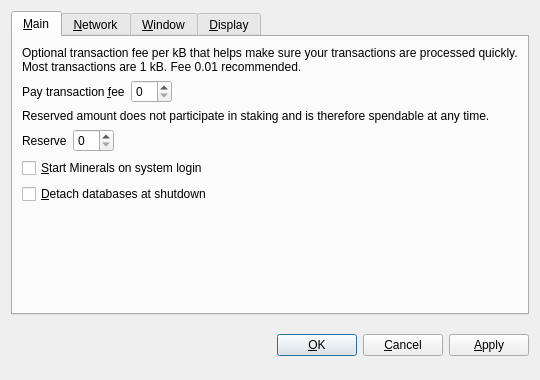
<?xml version="1.0" encoding="UTF-8"?>
<ui version="4.0">
 <class>OptionsDialog</class>
 <widget class="QDialog" name="OptionsDialog">
  <property name="geometry">
   <rect>
    <x>0</x>
    <y>0</y>
    <width>540</width>
    <height>380</height>
   </rect>
  </property>
  <property name="windowTitle">
   <string>Options</string>
  </property>
  <property name="modal">
   <bool>true</bool>
  </property>
  <layout class="QVBoxLayout" name="verticalLayout">
   <item>
    <widget class="QTabWidget" name="tabWidget">
     <property name="tabPosition">
      <enum>QTabWidget::North</enum>
     </property>
     <property name="currentIndex">
      <number>0</number>
     </property>
     <widget class="QWidget" name="tabMain">
      <attribute name="title">
       <string>&amp;Main</string>
      </attribute>
      <layout class="QVBoxLayout" name="verticalLayout_Main">
       <item>
        <widget class="QLabel" name="transactionFeeInfoLabel">
         <property name="text">
          <string>Optional transaction fee per kB that helps make sure your transactions are processed quickly. Most transactions are 1 kB. Fee 0.01 recommended.</string>
         </property>
         <property name="textFormat">
          <enum>Qt::PlainText</enum>
         </property>
         <property name="wordWrap">
          <bool>true</bool>
         </property>
        </widget>
       </item>
       <item>
        <layout class="QHBoxLayout" name="horizontalLayoutFee">
         <item>
          <widget class="QLabel" name="transactionFeeLabel">
           <property name="text">
            <string>Pay transaction &amp;fee</string>
           </property>
           <property name="textFormat">
            <enum>Qt::PlainText</enum>
           </property>
           <property name="buddy">
            <cstring>transactionFee</cstring>
           </property>
          </widget>
         </item>
         <item>
          <widget class="BitcoinAmountField" name="transactionFee"/>
         </item>
         <item>
          <spacer name="horizontalSpacerFee">
           <property name="orientation">
            <enum>Qt::Horizontal</enum>
           </property>
           <property name="sizeHint" stdset="0">
            <size>
             <width>40</width>
             <height>20</height>
            </size>
           </property>
          </spacer>
         </item>
        </layout>
       </item>
       <item>
        <widget class="QLabel" name="reserveBalanceInfoLabel">
         <property name="text">
          <string>Reserved amount does not participate in staking and is therefore spendable at any time.</string>
         </property>
         <property name="textFormat">
          <enum>Qt::PlainText</enum>
         </property>
         <property name="wordWrap">
          <bool>true</bool>
         </property>
        </widget>
       </item>
       <item>
        <layout class="QHBoxLayout" name="horizontalLayoutReserveBalance">
         <item>
          <widget class="QLabel" name="reserveBalanceLabel">
           <property name="text">
            <string>Reserve</string>
           </property>
           <property name="textFormat">
            <enum>Qt::PlainText</enum>
           </property>
           <property name="buddy">
            <cstring>reserveBalance</cstring>
           </property>
          </widget>
         </item>
         <item>
          <widget class="BitcoinAmountField" name="reserveBalance"/>
         </item>
         <item>
          <spacer name="horizontalSpacerReserveBalance">
           <property name="orientation">
            <enum>Qt::Horizontal</enum>
           </property>
           <property name="sizeHint" stdset="0">
            <size>
             <width>40</width>
             <height>20</height>
            </size>
           </property>
          </spacer>
         </item>
        </layout>
       </item>
       <item>
        <widget class="QCheckBox" name="bitcoinAtStartup">
         <property name="toolTip">
          <string>Automatically start Minerals after logging in to the system.</string>
         </property>
         <property name="text">
          <string>&amp;Start Minerals on system login</string>
         </property>
        </widget>
       </item>
       <item>
        <widget class="QCheckBox" name="detachDatabases">
         <property name="toolTip">
          <string>Detach block and address databases at shutdown. This means they can be moved to another data directory, but it slows down shutdown. The wallet is always detached.</string>
         </property>
         <property name="text">
          <string>&amp;Detach databases at shutdown</string>
         </property>
        </widget>
       </item>
       <item>
        <spacer name="verticalSpacer_Main">
         <property name="orientation">
          <enum>Qt::Vertical</enum>
         </property>
         <property name="sizeHint" stdset="0">
          <size>
           <width>20</width>
           <height>40</height>
          </size>
         </property>
        </spacer>
       </item>
      </layout>
     </widget>
     <widget class="QWidget" name="tabNetwork">
      <attribute name="title">
       <string>&amp;Network</string>
      </attribute>
      <layout class="QVBoxLayout" name="verticalLayout_Network">
       <item>
        <widget class="QCheckBox" name="mapPortUpnp">
         <property name="toolTip">
          <string>Automatically open the Minerals client port on the router. This only works when your router supports UPnP and it is enabled.</string>
         </property>
         <property name="text">
          <string>Map port using &amp;UPnP</string>
         </property>
        </widget>
       </item>
       <item>
        <widget class="QCheckBox" name="connectSocks">
         <property name="toolTip">
          <string>Connect to the Minerals network through a SOCKS proxy (e.g. when connecting through Tor).</string>
         </property>
         <property name="text">
          <string>&amp;Connect through SOCKS proxy:</string>
         </property>
        </widget>
       </item>
       <item>
        <layout class="QHBoxLayout" name="horizontalLayout_Network">
         <item>
          <widget class="QLabel" name="proxyIpLabel">
           <property name="text">
            <string>Proxy &amp;IP:</string>
           </property>
           <property name="textFormat">
            <enum>Qt::PlainText</enum>
           </property>
           <property name="buddy">
            <cstring>proxyIp</cstring>
           </property>
          </widget>
         </item>
         <item>
          <widget class="QValidatedLineEdit" name="proxyIp">
           <property name="maximumSize">
            <size>
             <width>140</width>
             <height>16777215</height>
            </size>
           </property>
           <property name="toolTip">
            <string>IP address of the proxy (e.g. 127.0.0.1)</string>
           </property>
          </widget>
         </item>
         <item>
          <widget class="QLabel" name="proxyPortLabel">
           <property name="text">
            <string>&amp;Port:</string>
           </property>
           <property name="textFormat">
            <enum>Qt::PlainText</enum>
           </property>
           <property name="buddy">
            <cstring>proxyPort</cstring>
           </property>
          </widget>
         </item>
         <item>
          <widget class="QLineEdit" name="proxyPort">
           <property name="maximumSize">
            <size>
             <width>55</width>
             <height>16777215</height>
            </size>
           </property>
           <property name="toolTip">
            <string>Port of the proxy (e.g. 9050)</string>
           </property>
          </widget>
         </item>
         <item>
          <widget class="QLabel" name="socksVersionLabel">
           <property name="text">
            <string>SOCKS &amp;Version:</string>
           </property>
           <property name="textFormat">
            <enum>Qt::PlainText</enum>
           </property>
           <property name="buddy">
            <cstring>socksVersion</cstring>
           </property>
          </widget>
         </item>
         <item>
          <widget class="QValueComboBox" name="socksVersion">
           <property name="toolTip">
            <string>SOCKS version of the proxy (e.g. 5)</string>
           </property>
          </widget>
         </item>
         <item>
          <spacer name="horizontalSpacer_Network">
           <property name="orientation">
            <enum>Qt::Horizontal</enum>
           </property>
           <property name="sizeHint" stdset="0">
            <size>
             <width>40</width>
             <height>20</height>
            </size>
           </property>
          </spacer>
         </item>
        </layout>
       </item>
       <item>
        <spacer name="verticalSpacer_Network">
         <property name="orientation">
          <enum>Qt::Vertical</enum>
         </property>
         <property name="sizeHint" stdset="0">
          <size>
           <width>20</width>
           <height>40</height>
          </size>
         </property>
        </spacer>
       </item>
      </layout>
     </widget>
     <widget class="QWidget" name="tabWindow">
      <attribute name="title">
       <string>&amp;Window</string>
      </attribute>
      <layout class="QVBoxLayout" name="verticalLayout_Window">
       <item>
        <widget class="QCheckBox" name="minimizeToTray">
         <property name="toolTip">
          <string>Show only a tray icon after minimizing the window.</string>
         </property>
         <property name="text">
          <string>&amp;Minimize to the tray instead of the taskbar</string>
         </property>
        </widget>
       </item>
       <item>
        <widget class="QCheckBox" name="minimizeOnClose">
         <property name="toolTip">
          <string>Minimize instead of exit the application when the window is closed. When this option is enabled, the application will be closed only after selecting Quit in the menu.</string>
         </property>
         <property name="text">
          <string>M&amp;inimize on close</string>
         </property>
        </widget>
       </item>
       <item>
        <spacer name="verticalSpacer_Window">
         <property name="orientation">
          <enum>Qt::Vertical</enum>
         </property>
         <property name="sizeHint" stdset="0">
          <size>
           <width>20</width>
           <height>40</height>
          </size>
         </property>
        </spacer>
       </item>
      </layout>
     </widget>
     <widget class="QWidget" name="tabDisplay">
      <attribute name="title">
       <string>&amp;Display</string>
      </attribute>
      <layout class="QVBoxLayout" name="verticalLayout_Display">
       <item>
        <layout class="QHBoxLayout" name="horizontalLayout_1_Display">
         <item>
          <widget class="QLabel" name="langLabel">
           <property name="text">
            <string>User Interface &amp;language:</string>
           </property>
           <property name="textFormat">
            <enum>Qt::PlainText</enum>
           </property>
           <property name="buddy">
            <cstring>lang</cstring>
           </property>
          </widget>
         </item>
         <item>
          <widget class="QValueComboBox" name="lang">
           <property name="toolTip">
            <string>The user interface language can be set here. This setting will take effect after restarting Minerals.</string>
           </property>
          </widget>
         </item>
        </layout>
       </item>
       <item>
        <layout class="QHBoxLayout" name="horizontalLayout_2_Display">
         <item>
          <widget class="QLabel" name="unitLabel">
           <property name="text">
            <string>&amp;Unit to show amounts in:</string>
           </property>
           <property name="textFormat">
            <enum>Qt::PlainText</enum>
           </property>
           <property name="buddy">
            <cstring>unit</cstring>
           </property>
          </widget>
         </item>
         <item>
          <widget class="QValueComboBox" name="unit">
           <property name="toolTip">
            <string>Choose the default subdivision unit to show in the interface and when sending coins.</string>
           </property>
          </widget>
         </item>
        </layout>
       </item>
       <item>
        <widget class="QCheckBox" name="displayAddresses">
         <property name="toolTip">
          <string>Whether to show Minerals addresses in the transaction list or not.</string>
         </property>
         <property name="text">
          <string>&amp;Display addresses in transaction list</string>
         </property>
        </widget>
       </item>
       <item>
        <widget class="QCheckBox" name="coinControlFeatures">
         <property name="toolTip">
          <string>Whether to show coin control features or not.</string>
         </property>
         <property name="text">
          <string>Display coin &amp;control features (experts only!)</string>
         </property>
        </widget>
       </item>
       <item>
        <spacer name="verticalSpacer_Display">
         <property name="orientation">
          <enum>Qt::Vertical</enum>
         </property>
         <property name="sizeHint" stdset="0">
          <size>
           <width>20</width>
           <height>40</height>
          </size>
         </property>
        </spacer>
       </item>
      </layout>
     </widget>
    </widget>
   </item>
   <item>
    <layout class="QHBoxLayout" name="horizontalLayout_Buttons">
     <item>
      <spacer name="horizontalSpacer_1">
       <property name="orientation">
        <enum>Qt::Horizontal</enum>
       </property>
       <property name="sizeHint" stdset="0">
        <size>
         <width>40</width>
         <height>48</height>
        </size>
       </property>
      </spacer>
     </item>
     <item>
      <widget class="QLabel" name="statusLabel">
       <property name="font">
        <font>
         <weight>75</weight>
         <bold>true</bold>
        </font>
       </property>
       <property name="text">
        <string/>
       </property>
       <property name="textFormat">
        <enum>Qt::PlainText</enum>
       </property>
       <property name="wordWrap">
        <bool>true</bool>
       </property>
      </widget>
     </item>
     <item>
      <spacer name="horizontalSpacer_2">
       <property name="orientation">
        <enum>Qt::Horizontal</enum>
       </property>
       <property name="sizeHint" stdset="0">
        <size>
         <width>40</width>
         <height>48</height>
        </size>
       </property>
      </spacer>
     </item>
     <item>
      <widget class="QPushButton" name="okButton">
       <property name="text">
        <string>&amp;OK</string>
       </property>
      </widget>
     </item>
     <item>
      <widget class="QPushButton" name="cancelButton">
       <property name="text">
        <string>&amp;Cancel</string>
       </property>
       <property name="autoDefault">
        <bool>false</bool>
       </property>
      </widget>
     </item>
     <item>
      <widget class="QPushButton" name="applyButton">
       <property name="text">
        <string>&amp;Apply</string>
       </property>
       <property name="autoDefault">
        <bool>false</bool>
       </property>
      </widget>
     </item>
    </layout>
   </item>
  </layout>
 </widget>
 <customwidgets>
  <customwidget>
   <class>BitcoinAmountField</class>
   <extends>QSpinBox</extends>
   <header>bitcoinamountfield.h</header>
  </customwidget>
  <customwidget>
   <class>QValueComboBox</class>
   <extends>QComboBox</extends>
   <header>qvaluecombobox.h</header>
  </customwidget>
  <customwidget>
   <class>QValidatedLineEdit</class>
   <extends>QLineEdit</extends>
   <header>qvalidatedlineedit.h</header>
  </customwidget>
 </customwidgets>
 <resources/>
 <connections/>
</ui>
